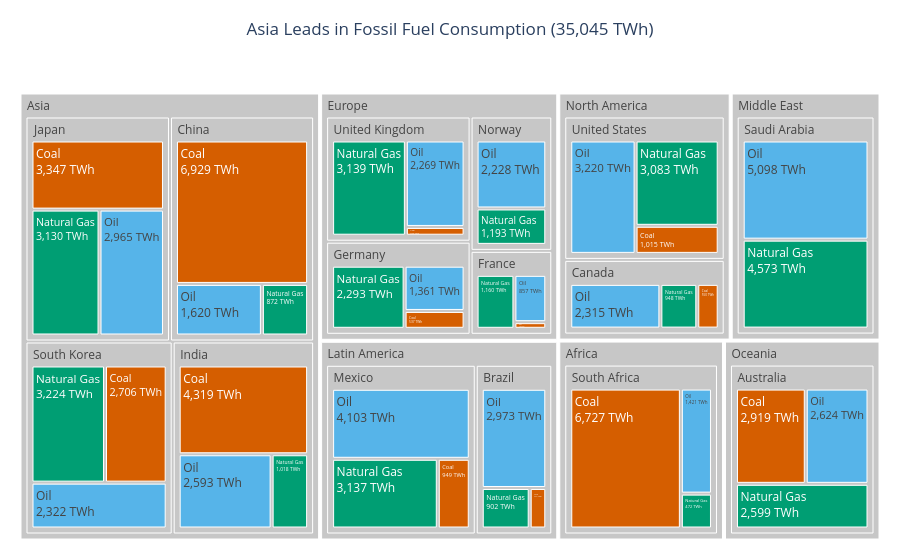

The code cell stored with this chart in its notebook:
### Markdown cell above
## Task 1 — Treemap: fossil fuel dependency by country

**What to build:** A treemap showing **fossil fuel TWh only**, broken down by Region → Country → Source (Coal / Oil / Natural Gas).

**Requirements:**
- Filter to fossil sources only before plotting
- Use `path=['Region', 'Country', 'Source']` for the hierarchy
- Colour encodes the fossil source type (Coal / Oil / Natural Gas) with a CVD-safe palette
- Show TWh values in labels — no percentages
- Grey out parent nodes (Region and Country level)
- Insight title naming which region or country is most fossil-dependent

> 💡 `df.loc[df['Source_Type'] == 'Fossil']`

### Code cell
# Task 1 — Fossil Fuel Treemap (Version 2)

# Filter fossil fuel sources
df_fossil = df[df['Source_Type'] == 'Fossil'].copy()

# Calculate total fossil fuel consumption by region
region_totals = (
    df_fossil.groupby('Region')['TWh']
    .sum()
    .sort_values(ascending=False)
)

# Identify the leading region
leading_region = region_totals.index[0]
leading_value = region_totals.iloc[0]

# New CVD-safe colour palette
fossil_colors_v2 = {
    'Coal': '#D55E00',
    'Oil': '#56B4E9',
    'Natural Gas': '#009E73'
}

# Create treemap
fig1 = px.treemap(
    df_fossil,
    path=['Region', 'Country', 'Source'],
    values='TWh',
    color='Source',
    color_discrete_map=fossil_colors_v2,
    title=(
        f'{leading_region} Leads in Fossil Fuel Consumption '
        f'({leading_value:,.0f} TWh)'
    )
)

# Grey parent nodes and colour individual energy sources
node_colors = [
    fossil_colors_v2.get(node.split('/')[-1], '#C7C7C7')
    if node.count('/') == 2 else '#C7C7C7'
    for node in fig1.data[0].ids
]

fig1.update_traces(
    marker=dict(colors=node_colors),
    texttemplate='%{label}<br>%{value:,.0f} TWh',
    hovertemplate='%{label}<br>%{value:,.0f} TWh<extra></extra>'
)

fig1.update_layout(
    template='plotly_white',
    title_x=0.5,
    margin=dict(t=70, l=15, r=15, b=15)
)

fig1.show()

print("Total fossil fuel records:", len(df_fossil))
print("Leading region:", leading_region)
print("Fossil fuel consumption:", round(leading_value, 2), "TWh")

### Figure 1 — Plotly figure (JSON) as saved in the notebook; plotly's stock layout.template omitted (floating-point values rounded to 4 significant figures)
{"data": [{"branchvalues": "total", "customdata": [["(?)"], ["(?)"], ["(?)"], ["(?)"], ["(?)"], ["(?)"], ["(?)"], ["(?)"], ["(?)"], ["(?)"], ["(?)"], ["(?)"], ["(?)"], ["(?)"], ["(?)"], ["(?)"], ["(?)"], ["(?)"], ["(?)"], ["(?)"], ["(?)"], ["(?)"], ["Coal"], ["Coal"], ["Coal"], ["Coal"], ["Coal"], ["Coal"], ["Coal"], ["Coal"], ["Coal"], ["Coal"], ["Coal"], ["Coal"], ["Coal"], ["Natural Gas"], ["Natural Gas"], ["Natural Gas"], ["Natural Gas"], ["Natural Gas"], ["Natural Gas"], ["Natural Gas"], ["Natural Gas"], ["Natural Gas"], ["Natural Gas"], ["Natural Gas"], ["Natural Gas"], ["Natural Gas"], ["Natural Gas"], ["Natural Gas"], ["Oil"], ["Oil"], ["Oil"], ["Oil"], ["Oil"], ["Oil"], ["Oil"], ["Oil"], ["Oil"], ["Oil"], ["Oil"], ["Oil"], ["Oil"], ["Oil"], ["Oil"]], "domain": {"x": [0, 1], "y": [0, 1]}, "hovertemplate": "%{label}<br>%{value:,.0f} TWh<extra></extra>", "ids": ["Africa", "North America/United States", "Asia/China", "Europe/Germany", "Europe/France", "Europe/United Kingdom", "Asia/India", "Latin America/Brazil", "Oceania/Australia", "Middle East", "Asia/South Korea", "Asia/Japan", "Middle East/Saudi Arabia", "Africa/South Africa", "North America/Canada", "Latin America/Mexico", "North America", "Asia", "Europe", "Latin America", "Oceania", "Europe/Norway", "Latin America/Mexico/Coal", "North America/Canada/Coal", "Africa/South Africa/Coal", "Asia/South Korea/Coal", "North America/United States/Coal", "Latin America/Brazil/Coal", "Europe/France/Coal", "Asia/India/Coal", "Asia/Japan/Coal", "Asia/China/Coal", "Europe/Germany/Coal", "Europe/United Kingdom/Coal", "Oceania/Australia/Coal", "Europe/United Kingdom/Natural Gas", "Europe/Germany/Natural Gas", "Asia/India/Natural Gas", "Asia/Japan/Natural Gas", "Latin America/Brazil/Natural Gas", "Latin America/Mexico/Natural Gas", "North America/Canada/Natural Gas", "Africa/South Africa/Natural Gas", "Oceania/Australia/Natural Gas", "Middle East/Saudi Arabia/Natural Gas", "Europe/Norway/Natural Gas", "North America/United States/Natural Gas", "Asia/South Korea/Natural Gas", "Asia/China/Natural Gas", "Europe/France/Natural Gas", "Asia/China/Oil", "Europe/Germany/Oil", "North America/United States/Oil", "Asia/Japan/Oil", "Europe/United Kingdom/Oil", "Asia/India/Oil", "Latin America/Brazil/Oil", "Latin America/Mexico/Oil", "North America/Canada/Oil", "Oceania/Australia/Oil", "Africa/South Africa/Oil", "Europe/Norway/Oil", "Asia/South Korea/Oil", "Europe/France/Oil", "Middle East/Saudi Arabia/Oil"], "labels": ["Africa", "United States", "China", "Germany", "France", "United Kingdom", "India", "Brazil", "Australia", "Middle East", "South Korea", "Japan", "Saudi Arabia", "South Africa", "Canada", "Mexico", "North America", "Asia", "Europe", "Latin America", "Oceania", "Norway", "Coal", "Coal", "Coal", "Coal", "Coal", "Coal", "Coal", "Coal", "Coal", "Coal", "Coal", "Coal", "Coal", "Natural Gas", "Natural Gas", "Natural Gas", "Natural Gas", "Natural Gas", "Natural Gas", "Natural Gas", "Natural Gas", "Natural Gas", "Natural Gas", "Natural Gas", "Natural Gas", "Natural Gas", "Natural Gas", "Natural Gas", "Oil", "Oil", "Oil", "Oil", "Oil", "Oil", "Oil", "Oil", "Oil", "Oil", "Oil", "Oil", "Oil", "Oil", "Oil"], "marker": {"colors": ["#C7C7C7", "#C7C7C7", "#C7C7C7", "#C7C7C7", "#C7C7C7", "#C7C7C7", "#C7C7C7", "#C7C7C7", "#C7C7C7", "#C7C7C7", "#C7C7C7", "#C7C7C7", "#C7C7C7", "#C7C7C7", "#C7C7C7", "#C7C7C7", "#C7C7C7", "#C7C7C7", "#C7C7C7", "#C7C7C7", "#C7C7C7", "#C7C7C7", "#D55E00", "#D55E00", "#D55E00", "#D55E00", "#D55E00", "#D55E00", "#D55E00", "#D55E00", "#D55E00", "#D55E00", "#D55E00", "#D55E00", "#D55E00", "#009E73", "#009E73", "#009E73", "#009E73", "#009E73", "#009E73", "#009E73", "#009E73", "#009E73", "#009E73", "#009E73", "#009E73", "#009E73", "#009E73", "#009E73", "#56B4E9", "#56B4E9", "#56B4E9", "#56B4E9", "#56B4E9", "#56B4E9", "#56B4E9", "#56B4E9", "#56B4E9", "#56B4E9", "#56B4E9", "#56B4E9", "#56B4E9", "#56B4E9", "#56B4E9"]}, "name": "", "parents": ["", "North America", "Asia", "Europe", "Europe", "Europe", "Asia", "Latin America", "Oceania", "", "Asia", "Asia", "Middle East", "Africa", "North America", "Latin America", "", "", "", "", "", "Europe", "Latin America/Mexico", "North America/Canada", "Africa/South Africa", "Asia/South Korea", "North America/United States", "Latin America/Brazil", "Europe/France", "Asia/India", "Asia/Japan", "Asia/China", "Europe/Germany", "Europe/United Kingdom", "Oceania/Australia", "Europe/United Kingdom", "Europe/Germany", "Asia/India", "Asia/Japan", "Latin America/Brazil", "Latin America/Mexico", "North America/Canada", "Africa/South Africa", "Oceania/Australia", "Middle East/Saudi Arabia", "Europe/Norway", "North America/United States", "Asia/South Korea", "Asia/China", "Europe/France", "Asia/China", "Europe/Germany", "North America/United States", "Asia/Japan", "Europe/United Kingdom", "Asia/India", "Latin America/Brazil", "Latin America/Mexico", "North America/Canada", "Oceania/Australia", "Africa/South Africa", "Europe/Norway", "Asia/South Korea", "Europe/France", "Middle East/Saudi Arabia"], "texttemplate": "%{label}<br>%{value:,.0f} TWh", "type": "treemap", "values": [8620.0, 7318.0, 9421.0, 4191.0, 2137.0, 5638.0, 7930.0, 4187.0, 8142.0, 9671.0, 8252.0, 9442.0, 9671.0, 8620.0, 3813.0, 8189.0, 11130.0, 35050.0, 15390.0, 12380.0, 8142.0, 3421.0, 949.0, 550.0, 6727.0, 2706.0, 1015.0, 312.0, 120.0, 4319.0, 3347.0, 6929.0, 537.0, 230.0, 2919.0, 3139.0, 2293.0, 1018.0, 3130.0, 902.0, 3137.0, 948.0, 472.0, 2599.0, 4573.0, 1193.0, 3083.0, 3224.0, 872.0, 1160.0, 1620.0, 1361.0, 3220.0, 2965.0, 2269.0, 2593.0, 2973.0, 4103.0, 2315.0, 2624.0, 1421.0, 2228.0, 2322.0, 857.0, 5098.0]}], "layout": {"legend": {"tracegroupgap": 0}, "margin": {"b": 15, "l": 15, "r": 15, "t": 70}, "title": {"text": "Asia Leads in Fossil Fuel Consumption (35,045 TWh)", "x": 0.5}}}
